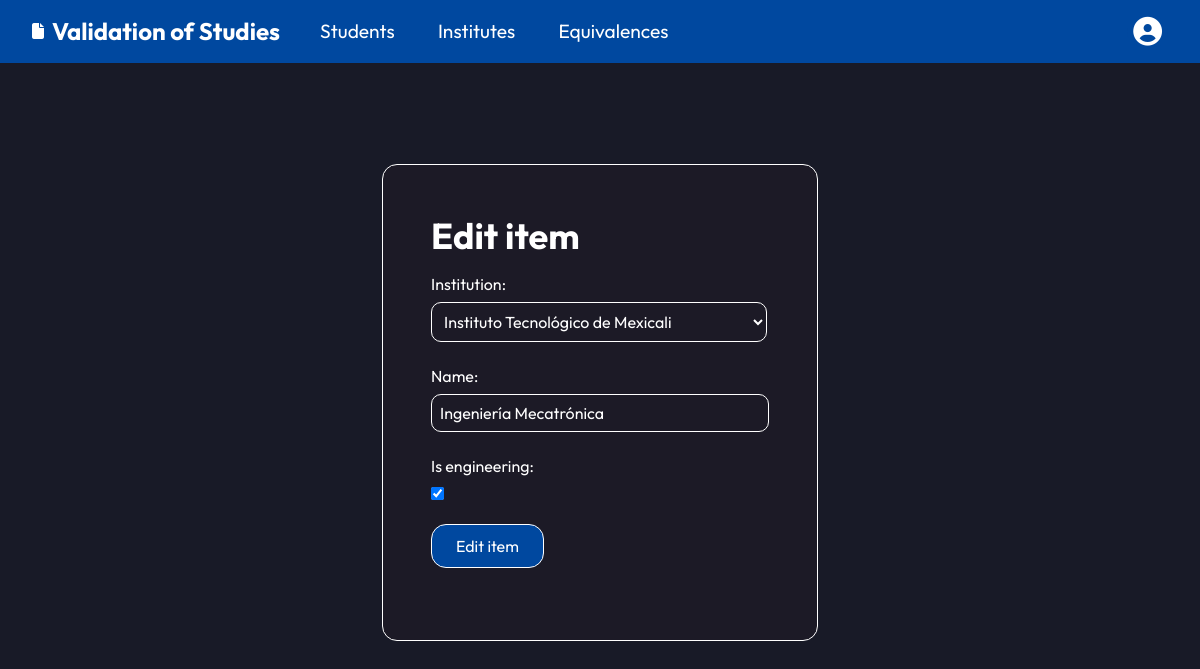
/institutes/5/edit-career/ (signed in), run on the app's committed database.
### institutes/models.py (models this page shows, shortened)
class Career(models.Model):
  institution = models.ForeignKey(
    Institute,
    on_delete=models.CASCADE,
    blank=True, null=True
  )
  name = models.CharField(max_length=128)
  is_engineering = models.BooleanField(default=0)

class Institute(models.Model):
  name = models.CharField(max_length=128)
  republic_state = models.CharField(max_length=128)
  def __str__(self):
    return self.name

### institutes/views.py (the view)
# urls.py: path("<int:pk>/edit-career/", views.CareerUpdateView.as_view(), name="edit-career"),
class CareerUpdateView(LoginRequiredMixin, UpdateView):
  template_name = "institutes/edit.html"
  model = Career
  fields = ["institution", "name", "is_engineering"]

### templates/institutes/edit.html (shortened to what this page needs)
{% extends 'base.html' %}
{% block content %}
<div class="login-form small-form-div">
  <form method="POST" class="small-form">
    <h2>Edit item</h2>
    {{ form.as_div }}
    <input class="primary-button" type="submit" value="Edit item">
  </form>
</div>
{% endblock content %}

### static/css/base.css (style rules this page uses)
:root { --primary-color: #00489F; --primary-color-hover: #0B4FA1; --primary-color-2: #3D86E6; --secondary-color: #27AAE1; --secondary-color-2: #E94023; --special-element: #E5D100; --light-color: #FFFFFF; --dark-color: #1C1A26; --gray-color: #8F8E94; --background-color: #181A27; --background-color-hover: #1D1F2C; --surface-color: #1C1A26; --outfit-font: "Outfit", sans-serif; }
* { margin: 0; border: 0; font-family: var(--outfit-font); }
html { background-color: var(--background-color); font-size: 16px; scroll-behavior: smooth; }
body { display: flex; flex-direction: column; min-height: 100vh; }
html, body { max-width: 100vw; overflow-x: hidden; }
h2 { font-size: 2.25rem; }
h1, h2, h3, h4 { font-weight: bold; color: var(--light-color); }
input[type="checkbox"] { max-width: fit-content; }
.primary-button { background-color: var(--primary-color); font-size: 1.25rem; color: var(--light-color); border: 2px solid var(--light-color); border-radius: 25px; padding: 0.8rem; }
.small-form-div { height: 85vh !important; }
.small-form { display: flex; flex-direction: column; background-color: var(--surface-color); padding: 3rem; width: auto !important; height: auto !important; }
.small-form h2 { margin-bottom: 1rem; }
.small-form select { margin-bottom: 1.5rem !important; }
.small-form input { text-align: left !important; }

### static/css/registration.css (style rules this page uses)
.login-form { display: flex; justify-content: center; align-items: center; height: 91.5vh; }
.login-form form { display: flex; background-color: var(--surface-color); border: 1px solid var(--light-color); border-radius: 15px; width: 65rem; height: 32rem; }
.login-form label { display: block; font-size: 1rem; color: var(--light-color); margin-bottom: 0.5rem; }
.login-form input, .login-form select { background-color: var(--surface-color); font-size: 1rem; color: var(--light-color); border: 1px solid var(--light-color); border-radius: 10px; margin-bottom: 1.5rem; padding: 0.5rem; width: 20rem; }
.login-form select { margin-bottom: 0; width: 21rem; }
.login-form li, .login-form div { color: var(--light-color); }
.login-form .primary-button, .simple-div .primary-button { display: block; background-color: var(--primary-color); font-size: 1rem; border-radius: 15px; margin-top: 1rem; padding: 0.7rem 1.5rem; width: fit-content; }
.small-form .primary-button { margin-top: 0; }

### data on the page
Career: institution "Instituto Tecnológico de Mexicali", is_engineering "☑"
Institute: name "Ingeniería Mecatrónica"
